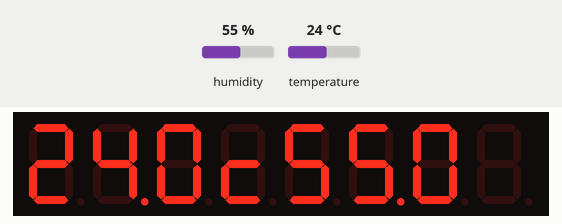
Recording of a sketch running on a simulated Arduino Mega 2560, built with avr-gcc and run on an emulated ATmega2560. Parts: 8-digit seven-segment display. The inputs (shaded band) are chosen by the test bench; at power-on: humidity 55 %, temperature 24 °C.

Above: at 2.8 s.
2.9 s: humidity set to 22 %
At 4.7 s:
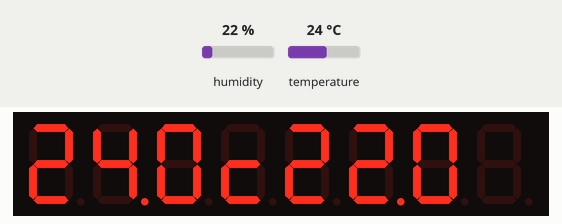
5.6 s: temperature set to 12 °C
At 7.2 s:
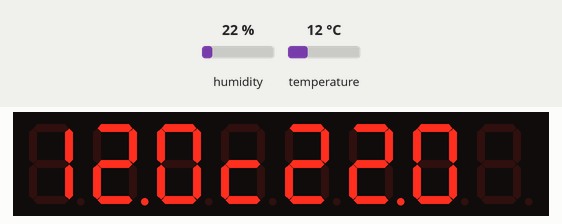
8.3 s: humidity set to 40 %
At 10.9 s:
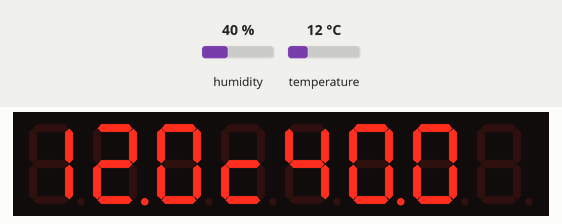
11.6 s: temperature set to 19 °C
At 13.4 s:
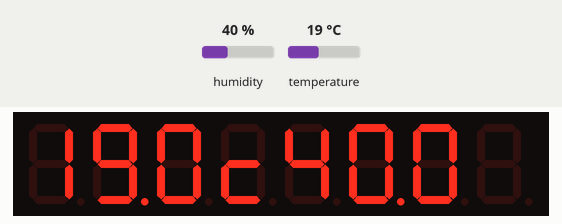
Timing chart, 0 to 14.9 s (numbered marks = the images above; inputs shaded):
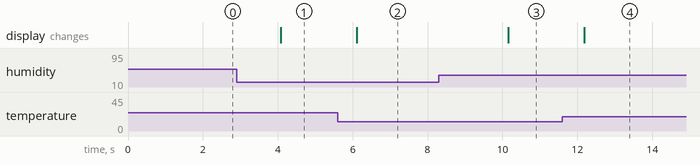

Measured:
- after the input at 2.9 s, the display: changes after 1.2 s (image 1)
- after the input at 5.6 s, the display: changes after 0.51 s (image 2)
- after the input at 8.3 s, the display: changes after 1.9 s (image 3)
- after the input at 11.6 s, the display: changes after 0.58 s (image 4)

The sketch:

TempDHTToDisplay7secmengs.ino
```cpp
#include "LedControl.h"
#include "DHT.h"

#define DHTPIN 23
#define DHTTYPE DHT11

int Tempp2 = 7, Tempp1 = 6, Tempp0 = 5;
int Humi2 = 4, Humi1 = 3, Humi0 = 2;

LedControl lc = LedControl(5, 2, 4, 1); // 5-DataIn, 2-CLK, 4-LOAD dht11 DHT;
DHT dht(DHTPIN, DHTTYPE);

void setup() {
  Serial.begin(115200);
  lc.shutdown(0, false);
  lc.setIntensity(0, 12);
  lc.clearDisplay(0);
  dht.begin();
}

void loop() {
  float temp = dht.readTemperature();
  float humid = dht.readHumidity();
  int t = temp * 100;
  int h = humid * 100;


 lc.setDigit(0, 7, t / 1000, false);
  lc.setDigit(0, 6, (t / 100) % 10, true);
  lc.setDigit(0, 5, (t % 100) / 10, false);
  lc.setDigit(0, 4, 12, false);
  lc.setDigit(0, 3, h / 1000, false);
  lc.setDigit(0, 2, (h / 100) % 10, true);
  lc.setDigit(0, 1, (h % 100) / 10, false);
 // lc.setRow(0, 0, B00010111);

  delay(2000);

}
```
